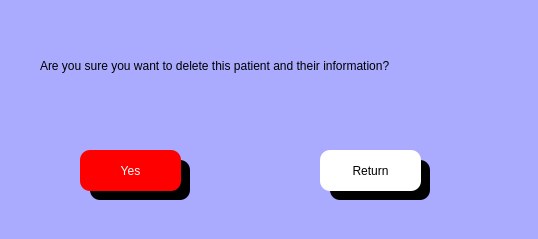
<?xml version="1.0" encoding="UTF-8"?>
<ui version="4.0">
 <class>Dialog</class>
 <widget class="QDialog" name="Dialog">
  <property name="geometry">
   <rect>
    <x>0</x>
    <y>0</y>
    <width>538</width>
    <height>239</height>
   </rect>
  </property>
  <property name="windowTitle">
   <string>Dialog</string>
  </property>
  <property name="styleSheet">
   <string notr="true">background-color: rgb(170, 170, 255);</string>
  </property>
  <widget class="QPushButton" name="cnf_yes_btn">
   <property name="geometry">
    <rect>
     <x>80</x>
     <y>150</y>
     <width>101</width>
     <height>41</height>
    </rect>
   </property>
   <property name="styleSheet">
    <string notr="true">QPushButton{
	background-color: rgb(255, 255, 255);
	background-color: rgb(255, 0, 0);
	font: 12pt &quot;MS Shell Dlg 2&quot;;
	border-top-left-radius:10px;
	border-bottom-left-radius:10px;
	border-top-right-radius:10px;
	border-bottom-right-radius:10px;
	color: rgb(255, 255, 255);
}

QPushButton:hover{
	background-color: rgba(255,0, 0, 200);
}

QPushButton:focus{
	background-color: rgba(255,0, 0, 200);
}</string>
   </property>
   <property name="text">
    <string>Yes</string>
   </property>
  </widget>
  <widget class="QLabel" name="label_7">
   <property name="geometry">
    <rect>
     <x>90</x>
     <y>160</y>
     <width>100</width>
     <height>40</height>
    </rect>
   </property>
   <property name="styleSheet">
    <string notr="true">background-color: rgb(0, 0, 0);
font: 12pt &quot;MS Shell Dlg 2&quot;;
border-top-left-radius:10px;
border-bottom-left-radius:10px;
border-top-right-radius:10px;
border-bottom-right-radius:10px;
color: rgb(255, 255, 255);
</string>
   </property>
   <property name="text">
    <string/>
   </property>
  </widget>
  <widget class="QLabel" name="warning_label">
   <property name="geometry">
    <rect>
     <x>40</x>
     <y>30</y>
     <width>481</width>
     <height>71</height>
    </rect>
   </property>
   <property name="styleSheet">
    <string notr="true">font: 12pt &quot;MS Shell Dlg 2&quot;;</string>
   </property>
   <property name="text">
    <string>Are you sure you want to delete this patient and their information?</string>
   </property>
  </widget>
  <widget class="QPushButton" name="cnf_no_btn">
   <property name="geometry">
    <rect>
     <x>320</x>
     <y>150</y>
     <width>101</width>
     <height>41</height>
    </rect>
   </property>
   <property name="styleSheet">
    <string notr="true">QPushButton{
	background-color: rgb(255, 255, 255);
	font: 12pt &quot;MS Shell Dlg 2&quot;;
	border-top-left-radius:10px;
	border-bottom-left-radius:10px;
	border-top-right-radius:10px;
	border-bottom-right-radius:10px;
}

QPushButton:hover{
	background-color: rgb(161, 161, 161);
	color: rgb(255, 255, 255);
}

QPushButton:focus{
	background-color: rgb(161, 161, 161);
	color: rgb(255, 255, 255);
}
</string>
   </property>
   <property name="text">
    <string>Return</string>
   </property>
  </widget>
  <widget class="QLabel" name="label_8">
   <property name="geometry">
    <rect>
     <x>330</x>
     <y>160</y>
     <width>100</width>
     <height>40</height>
    </rect>
   </property>
   <property name="styleSheet">
    <string notr="true">background-color: rgb(0, 0, 0);
font: 12pt &quot;MS Shell Dlg 2&quot;;
border-top-left-radius:10px;
border-bottom-left-radius:10px;
border-top-right-radius:10px;
border-bottom-right-radius:10px;
color: rgb(255, 255, 255);
</string>
   </property>
   <property name="text">
    <string/>
   </property>
  </widget>
  <zorder>label_7</zorder>
  <zorder>cnf_yes_btn</zorder>
  <zorder>warning_label</zorder>
  <zorder>label_8</zorder>
  <zorder>cnf_no_btn</zorder>
 </widget>
 <resources/>
 <connections/>
</ui>
